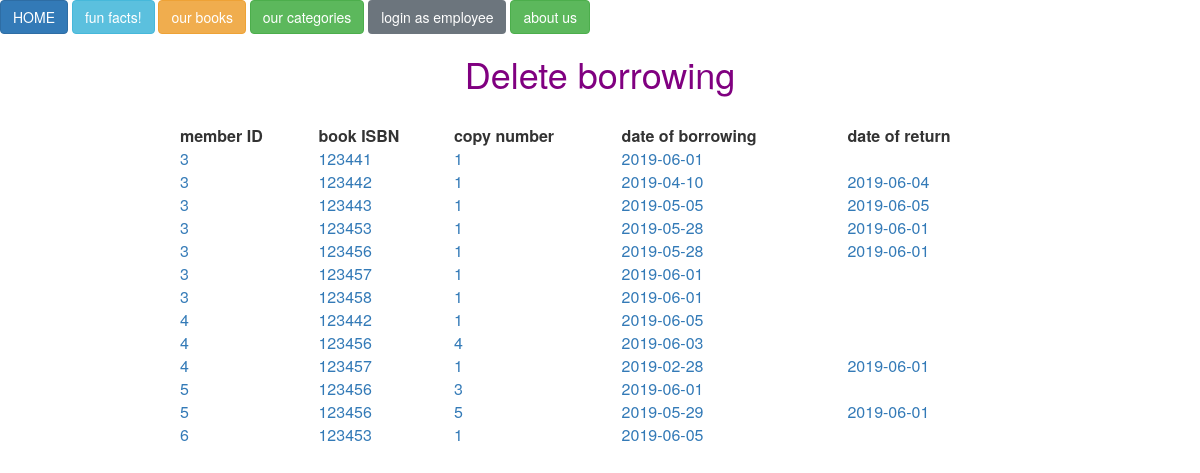
Page /borrows_d_html.php on the committed database.
### tables this page shows
CREATE TABLE `borrows` (
  `memberID` int(11) NOT NULL,
  `ISBN` int(11) NOT NULL,
  `copyNr` int(11) NOT NULL,
  `date_of_borrowing` date NOT NULL,
  `date_of_return` date DEFAULT NULL
);

### borrows_d_html.php (the view)
<?php include "header.php";
?>
<h1 style ="color:purple;"><center>Delete borrowing </h1></center><br>
<?php
    $query = "SELECT * FROM borrows;";
    $result = mysqli_query($connection,$query);
    $counter  = mysqli_num_rows($result);
    if($counter <= 0) {
        echo "<center> <div class='alert alert-danger' role='alert'>
                    Database is empty!!
                    </div> </center>";
    }
    else{
        echo '<center><table style="width:70%">
                <tr>
                    <th>member ID</th>
                    <th>book ISBN</th>
                    <th>copy number</th>
                    <th>date of borrowing</th>
                    <th>date of return</th>
                </tr>';
        while($row=mysqli_fetch_assoc($result))
        {
            echo '          <tr>
                                    <td><a href = deleteborrows.php?ISBN=' . $row['ISBN'] .
                                                                '&memberID='. $row['memberID'].
                                                                '&copyNr='.$row['copyNr'].
                                                                '&date_of_borrowing='. $row['date_of_borrowing'].
                                                                    '>'. $row['memberID'].' </a></td>
                                    <td><a href = deleteborrows.php?ISBN=' . $row['ISBN'] .
                                                                '&memberID='. $row['memberID'].
                                                                '&copyNr='.$row['copyNr'].
                                                                '&date_of_borrowing='. $row['date_of_borrowing'].
                                                                    '>'. $row['ISBN'].' </a></td>
                                    <td><a href = deleteborrows.php?ISBN=' . $row['ISBN'] .
                                                                '&memberID='. $row['memberID'].
                                                                '&copyNr='.$row['copyNr'].
                                                                '&date_of_borrowing='. $row['date_of_borrowing'].
                                                                    '>'. $row['copyNr'].' </a></td>
                                    <td><a href = deleteborrows.php?ISBN=' . $row['ISBN'] .
                                                                '&memberID='. $row['memberID'].
                                                                '&copyNr='.$row['copyNr'].
                                                                '&date_of_borrowing='. $row['date_of_borrowing'].
                                                                    '>'. $row['date_of_borrowing'].'</a> </td>
                                    <td><a href = deleteborrows.php?ISBN=' . $row['ISBN'] .
                                                                '&memberID='. $row['memberID'].
                                                                '&copyNr='.$row['copyNr'].
                                                                '&date_of_borrowing='. $row['date_of_borrowing'].
                                                                    '>'. $row['date_of_return'].'</a></td>
                            </tr>';
        }
        echo '</center>';
    }
    ?>
    </body>
    </html>

### rows in the picture
borrows: memberID "3", ISBN "123441", copyNr "1", date_of_borrowing "2019-06-01"
borrows: memberID "3", ISBN "123442", copyNr "1", date_of_borrowing "2019-04-10", date_of_return "2019-06-04"
borrows: memberID "3", ISBN "123443", copyNr "1", date_of_borrowing "2019-05-05", date_of_return "2019-06-05"
borrows: memberID "3", ISBN "123453", copyNr "1", date_of_borrowing "2019-05-28", date_of_return "2019-06-01"
borrows: memberID "3", ISBN "123456", copyNr "1", date_of_borrowing "2019-05-28", date_of_return "2019-06-01"
borrows: memberID "3", ISBN "123457", copyNr "1", date_of_borrowing "2019-06-01"
borrows: memberID "3", ISBN "123458", copyNr "1", date_of_borrowing "2019-06-01"
borrows: memberID "4", ISBN "123442", copyNr "1", date_of_borrowing "2019-06-05"
borrows: memberID "4", ISBN "123456", copyNr "4", date_of_borrowing "2019-06-03"
borrows: memberID "4", ISBN "123457", copyNr "1", date_of_borrowing "2019-02-28", date_of_return "2019-06-01"
borrows: memberID "5", ISBN "123456", copyNr "3", date_of_borrowing "2019-06-01"
borrows: memberID "5", ISBN "123456", copyNr "5", date_of_borrowing "2019-05-29", date_of_return "2019-06-01"
borrows: memberID "6", ISBN "123453", copyNr "1", date_of_borrowing "2019-06-05"
